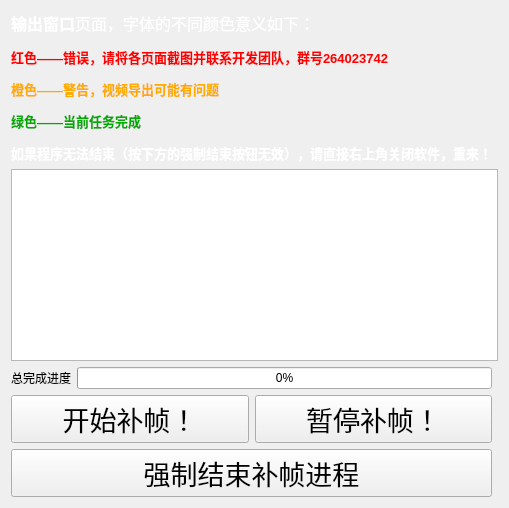
        <widget class="QWidget" name="step3">
         <property name="acceptDrops">
          <bool>true</bool>
         </property>
         <property name="whatsThis">
          <string/>
         </property>
         <attribute name="title">
          <string> 输出窗口 </string>
         </attribute>
         <layout class="QGridLayout" name="gridLayout_24">
          <item row="0" column="0">
           <layout class="QGridLayout" name="gridLayout_8">
            <item row="5" column="0">
             <layout class="QHBoxLayout" name="horizontalLayout_14">
              <item>
               <widget class="QLabel" name="label_17">
                <property name="sizePolicy">
                 <sizepolicy hsizetype="Preferred" vsizetype="Fixed">
                  <horstretch>0</horstretch>
                  <verstretch>0</verstretch>
                 </sizepolicy>
                </property>
                <property name="text">
                 <string>总完成进度</string>
                </property>
               </widget>
              </item>
              <item>
               <widget class="QProgressBar" name="progressBar">
                <property name="sizePolicy">
                 <sizepolicy hsizetype="Expanding" vsizetype="Fixed">
                  <horstretch>0</horstretch>
                  <verstretch>0</verstretch>
                 </sizepolicy>
                </property>
                <property name="maximum">
                 <number>100</number>
                </property>
                <property name="value">
                 <number>0</number>
                </property>
               </widget>
              </item>
             </layout>
            </item>
            <item row="0" column="0">
             <widget class="QLabel" name="label_15">
              <property name="sizePolicy">
               <sizepolicy hsizetype="Preferred" vsizetype="Fixed">
                <horstretch>0</horstretch>
                <verstretch>0</verstretch>
               </sizepolicy>
              </property>
              <property name="text">
               <string>&lt;html&gt;&lt;head/&gt;&lt;body&gt;&lt;p&gt;&lt;span style=&quot; font-size:12pt; font-weight:600; color:#ffffff;&quot;&gt;输出窗口&lt;/span&gt;&lt;span style=&quot; font-size:12pt; color:#ffffff;&quot;&gt;页面，字体的不同颜色意义如下：&lt;/span&gt;&lt;/p&gt;&lt;p&gt;&lt;span style=&quot; font-size:10pt; font-weight:600; color:#ff0000;&quot;&gt;红色——错误，请将各页面截图并联系开发团队，群号264023742&lt;/span&gt;&lt;/p&gt;&lt;p&gt;&lt;span style=&quot; font-size:10pt; font-weight:600; color:#ffaa00;&quot;&gt;橙色——警告，视频导出可能有问题&lt;/span&gt;&lt;/p&gt;&lt;p&gt;&lt;span style=&quot; font-size:10pt; font-weight:600; color:#00aa00;&quot;&gt;绿色——当前任务完成&lt;/span&gt;&lt;/p&gt;&lt;p&gt;&lt;span style=&quot; font-size:10pt; font-weight:600; color:#ffffff;&quot;&gt;如果程序无法结束（按下方的强制结束按钮无效），请直接右上角关闭软件，重来！&lt;/span&gt;&lt;/p&gt;&lt;/body&gt;&lt;/html&gt;</string>
              </property>
             </widget>
            </item>
            <item row="8" column="0">
             <widget class="QPushButton" name="KillProcButton">
              <property name="sizePolicy">
               <sizepolicy hsizetype="Minimum" vsizetype="Fixed">
                <horstretch>0</horstretch>
                <verstretch>0</verstretch>
               </sizepolicy>
              </property>
              <property name="font">
               <font>
                <family>Abril Fatface</family>
                <pointsize>20</pointsize>
               </font>
              </property>
              <property name="text">
               <string>强制结束补帧进程</string>
              </property>
             </widget>
            </item>
            <item row="1" column="0" rowspan="2" colspan="2">
             <widget class="MyTextWidget" name="OptionCheck">
              <property name="sizePolicy">
               <sizepolicy hsizetype="Expanding" vsizetype="Expanding">
                <horstretch>0</horstretch>
                <verstretch>0</verstretch>
               </sizepolicy>
              </property>
              <property name="autoFormatting">
               <set>QTextEdit::AutoAll</set>
              </property>
              <property name="readOnly">
               <bool>true</bool>
              </property>
              <property name="html">
               <string>&lt;!DOCTYPE HTML PUBLIC &quot;-//W3C//DTD HTML 4.0//EN&quot; &quot;http://www.w3.org/TR/REC-html40/strict.dtd&quot;&gt;
&lt;html&gt;&lt;head&gt;&lt;meta name=&quot;qrichtext&quot; content=&quot;1&quot; /&gt;&lt;style type=&quot;text/css&quot;&gt;
p, li { white-space: pre-wrap; }
&lt;/style&gt;&lt;/head&gt;&lt;body style=&quot; font-family:'SimSun'; font-size:9pt; font-weight:400; font-style:normal;&quot;&gt;
&lt;p style=&quot;-qt-paragraph-type:empty; margin-top:12px; margin-bottom:12px; margin-left:0px; margin-right:0px; -qt-block-indent:0; text-indent:0px;&quot;&gt;&lt;br /&gt;&lt;/p&gt;&lt;/body&gt;&lt;/html&gt;</string>
              </property>
             </widget>
            </item>
            <item row="6" column="0">
             <layout class="QHBoxLayout" name="horizontalLayout_3">
              <item>
               <widget class="QPushButton" name="ProcessStart">
                <property name="sizePolicy">
                 <sizepolicy hsizetype="Minimum" vsizetype="Fixed">
                  <horstretch>0</horstretch>
                  <verstretch>0</verstretch>
                 </sizepolicy>
                </property>
                <property name="font">
                 <font>
                  <family>Abril Fatface</family>
                  <pointsize>20</pointsize>
                 </font>
                </property>
                <property name="text">
                 <string>开始补帧！</string>
                </property>
               </widget>
              </item>
              <item>
               <widget class="QPushButton" name="PauseProcess">
                <property name="sizePolicy">
                 <sizepolicy hsizetype="Minimum" vsizetype="Fixed">
                  <horstretch>0</horstretch>
                  <verstretch>0</verstretch>
                 </sizepolicy>
                </property>
                <property name="font">
                 <font>
                  <family>Abril Fatface</family>
                  <pointsize>20</pointsize>
                 </font>
                </property>
                <property name="text">
                 <string>暂停补帧！</string>
                </property>
               </widget>
              </item>
             </layout>
            </item>
           </layout>
          </item>
         </layout>
        </widget>
